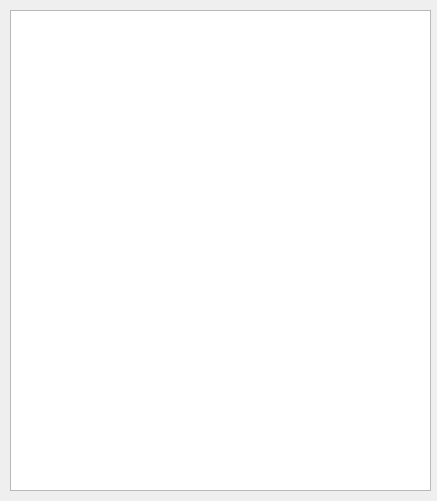
<?xml version="1.0" encoding="UTF-8"?>
<ui version="4.0">
 <class>TaskForm</class>
 <widget class="QWidget" name="TaskForm">
  <property name="geometry">
   <rect>
    <x>0</x>
    <y>0</y>
    <width>437</width>
    <height>501</height>
   </rect>
  </property>
  <property name="windowTitle">
   <string>Form</string>
  </property>
  <widget class="QTableView" name="tableView">
   <property name="geometry">
    <rect>
     <x>10</x>
     <y>10</y>
     <width>421</width>
     <height>481</height>
    </rect>
   </property>
  </widget>
 </widget>
 <resources/>
 <connections/>
</ui>
